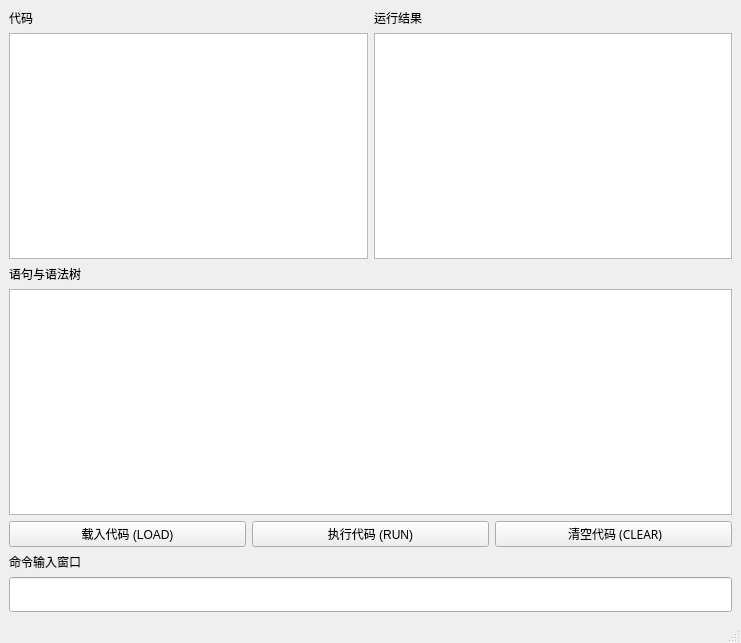
<?xml version="1.0" encoding="UTF-8"?>
<ui version="4.0">
 <class>MainWindow</class>
 <widget class="QMainWindow" name="MainWindow">
  <property name="geometry">
   <rect>
    <x>0</x>
    <y>0</y>
    <width>741</width>
    <height>643</height>
   </rect>
  </property>
  <property name="sizePolicy">
   <sizepolicy hsizetype="Preferred" vsizetype="Preferred">
    <horstretch>0</horstretch>
    <verstretch>0</verstretch>
   </sizepolicy>
  </property>
  <property name="windowTitle">
   <string>GuiBasic</string>
  </property>
  <widget class="QWidget" name="centralwidget">
   <property name="sizePolicy">
    <sizepolicy hsizetype="Expanding" vsizetype="Expanding">
     <horstretch>0</horstretch>
     <verstretch>0</verstretch>
    </sizepolicy>
   </property>
   <layout class="QHBoxLayout" name="horizontalLayout_3">
    <item>
     <layout class="QVBoxLayout" name="verticalLayout">
      <item>
       <layout class="QHBoxLayout" name="horizontalLayout">
        <item>
         <layout class="QVBoxLayout" name="verticalLayout_2">
          <item>
           <widget class="QLabel" name="label">
            <property name="text">
             <string>代码</string>
            </property>
           </widget>
          </item>
          <item>
           <widget class="QTextBrowser" name="CodeDisplay">
            <property name="readOnly">
             <bool>true</bool>
            </property>
            <property name="html">
             <string>&lt;!DOCTYPE HTML PUBLIC &quot;-//W3C//DTD HTML 4.0//EN&quot; &quot;http://www.w3.org/TR/REC-html40/strict.dtd&quot;&gt;
&lt;html&gt;&lt;head&gt;&lt;meta name=&quot;qrichtext&quot; content=&quot;1&quot; /&gt;&lt;style type=&quot;text/css&quot;&gt;
p, li { white-space: pre-wrap; }
&lt;/style&gt;&lt;/head&gt;&lt;body style=&quot; font-family:'SimSun'; font-size:9pt; font-weight:400; font-style:normal;&quot;&gt;
&lt;p style=&quot;-qt-paragraph-type:empty; margin-top:0px; margin-bottom:0px; margin-left:0px; margin-right:0px; -qt-block-indent:0; text-indent:0px;&quot;&gt;&lt;br /&gt;&lt;/p&gt;&lt;/body&gt;&lt;/html&gt;</string>
            </property>
           </widget>
          </item>
         </layout>
        </item>
        <item>
         <layout class="QVBoxLayout" name="verticalLayout_4">
          <item>
           <widget class="QLabel" name="label_3">
            <property name="text">
             <string>运行结果</string>
            </property>
           </widget>
          </item>
          <item>
           <widget class="QTextBrowser" name="textBrowser">
            <property name="html">
             <string>&lt;!DOCTYPE HTML PUBLIC &quot;-//W3C//DTD HTML 4.0//EN&quot; &quot;http://www.w3.org/TR/REC-html40/strict.dtd&quot;&gt;
&lt;html&gt;&lt;head&gt;&lt;meta name=&quot;qrichtext&quot; content=&quot;1&quot; /&gt;&lt;style type=&quot;text/css&quot;&gt;
p, li { white-space: pre-wrap; }
&lt;/style&gt;&lt;/head&gt;&lt;body style=&quot; font-family:'SimSun'; font-size:9pt; font-weight:400; font-style:normal;&quot;&gt;
&lt;p style=&quot;-qt-paragraph-type:empty; margin-top:0px; margin-bottom:0px; margin-left:0px; margin-right:0px; -qt-block-indent:0; text-indent:0px;&quot;&gt;&lt;br /&gt;&lt;/p&gt;&lt;/body&gt;&lt;/html&gt;</string>
            </property>
           </widget>
          </item>
         </layout>
        </item>
       </layout>
      </item>
      <item>
       <layout class="QVBoxLayout" name="verticalLayout_3">
        <item>
         <widget class="QLabel" name="label_2">
          <property name="text">
           <string>语句与语法树</string>
          </property>
         </widget>
        </item>
        <item>
         <widget class="QTextBrowser" name="treeDisplay">
          <property name="readOnly">
           <bool>true</bool>
          </property>
          <property name="html">
           <string>&lt;!DOCTYPE HTML PUBLIC &quot;-//W3C//DTD HTML 4.0//EN&quot; &quot;http://www.w3.org/TR/REC-html40/strict.dtd&quot;&gt;
&lt;html&gt;&lt;head&gt;&lt;meta name=&quot;qrichtext&quot; content=&quot;1&quot; /&gt;&lt;style type=&quot;text/css&quot;&gt;
p, li { white-space: pre-wrap; }
&lt;/style&gt;&lt;/head&gt;&lt;body style=&quot; font-family:'SimSun'; font-size:9pt; font-weight:400; font-style:normal;&quot;&gt;
&lt;p style=&quot;-qt-paragraph-type:empty; margin-top:0px; margin-bottom:0px; margin-left:0px; margin-right:0px; -qt-block-indent:0; text-indent:0px;&quot;&gt;&lt;br /&gt;&lt;/p&gt;&lt;/body&gt;&lt;/html&gt;</string>
          </property>
         </widget>
        </item>
       </layout>
      </item>
      <item>
       <layout class="QHBoxLayout" name="horizontalLayout_2">
        <item>
         <widget class="QPushButton" name="btnLoadCode">
          <property name="text">
           <string>载入代码 (LOAD)</string>
          </property>
         </widget>
        </item>
        <item>
         <widget class="QPushButton" name="btnRunCode">
          <property name="text">
           <string>执行代码 (RUN)</string>
          </property>
         </widget>
        </item>
        <item>
         <widget class="QPushButton" name="btnClearCode">
          <property name="font">
           <font>
            <family>Agency FB</family>
            <pointsize>9</pointsize>
            <weight>50</weight>
            <italic>false</italic>
            <bold>false</bold>
            <strikeout>false</strikeout>
           </font>
          </property>
          <property name="mouseTracking">
           <bool>false</bool>
          </property>
          <property name="text">
           <string> 清空代码 (CLEAR)</string>
          </property>
         </widget>
        </item>
       </layout>
      </item>
      <item>
       <layout class="QVBoxLayout" name="verticalLayout_5">
        <item>
         <widget class="QLabel" name="label_4">
          <property name="text">
           <string>命令输入窗口</string>
          </property>
         </widget>
        </item>
        <item>
         <widget class="QLineEdit" name="cmdLineEdit">
          <property name="minimumSize">
           <size>
            <width>0</width>
            <height>35</height>
           </size>
          </property>
          <property name="sizeIncrement">
           <size>
            <width>0</width>
            <height>20</height>
           </size>
          </property>
          <property name="font">
           <font>
            <pointsize>16</pointsize>
           </font>
          </property>
         </widget>
        </item>
       </layout>
      </item>
     </layout>
    </item>
   </layout>
  </widget>
  <widget class="QMenuBar" name="menubar">
   <property name="geometry">
    <rect>
     <x>0</x>
     <y>0</y>
     <width>741</width>
     <height>21</height>
    </rect>
   </property>
  </widget>
  <widget class="QStatusBar" name="statusbar"/>
 </widget>
 <resources/>
 <connections/>
</ui>
